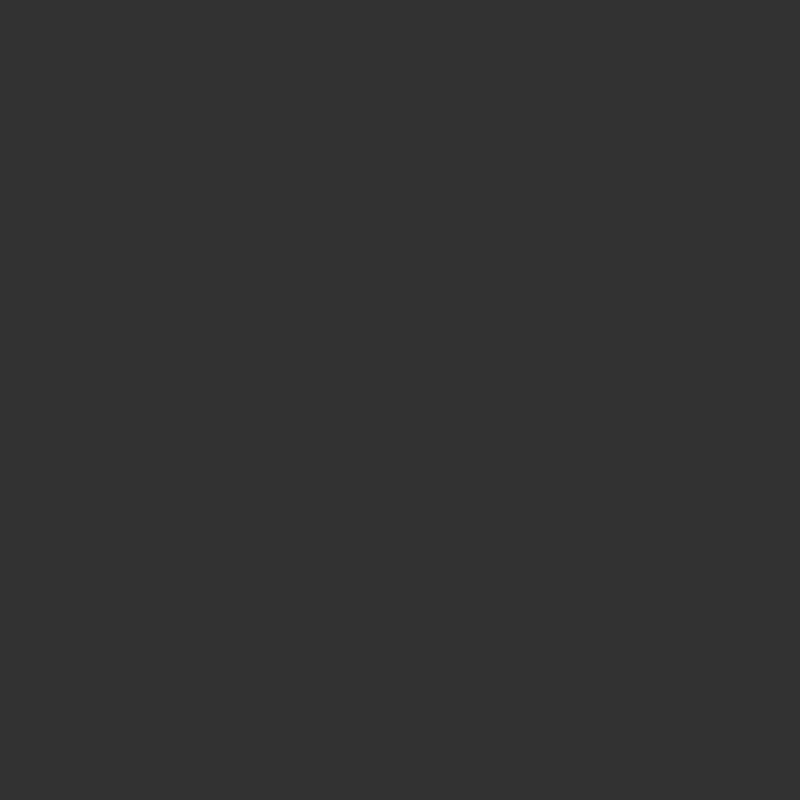
Frame 1 (no input)
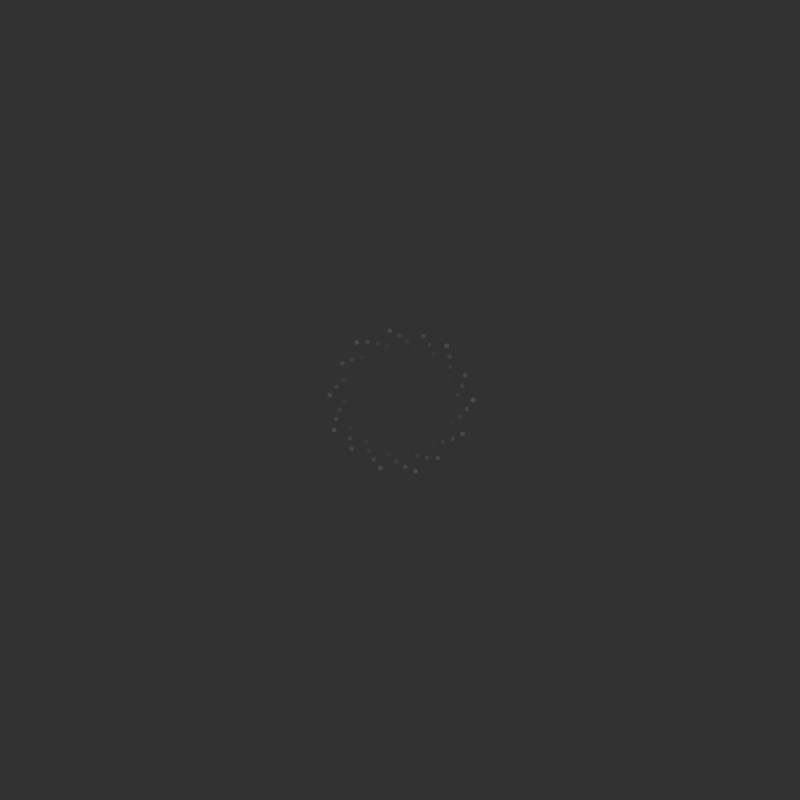
Frame 60 (the mouse pressed at the canvas centre just before this capture)
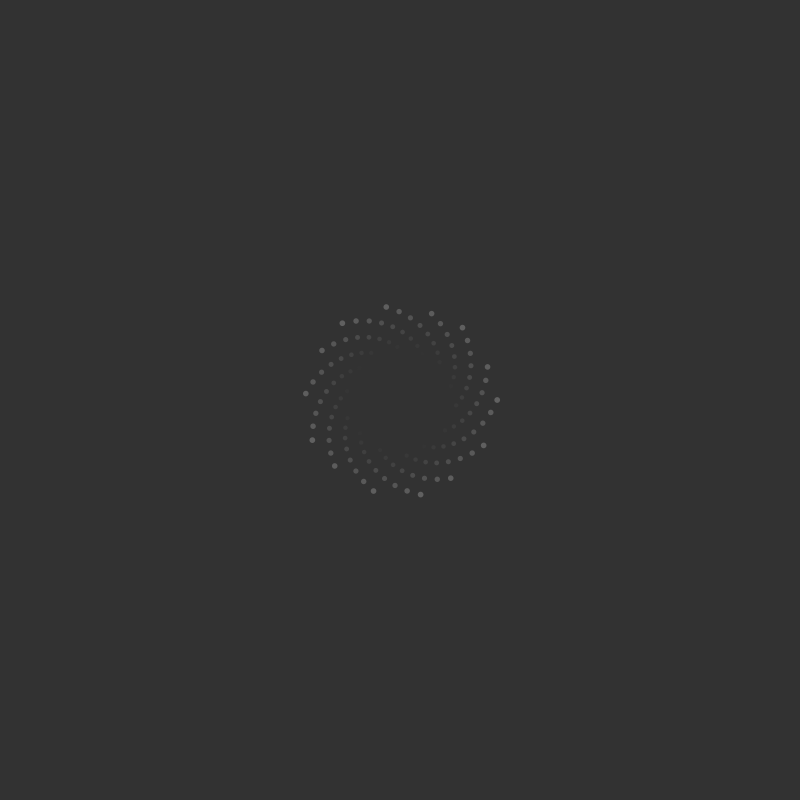
Frame 120 (the mouse held since frame 60 and released just before this capture)

The Processing sketch that drew these frames (run headless with seeded random() and noise(); from frame 60 on, the mouse is pressed at the canvas centre):

// Processing sketch: draw3_C
// ── draw3_C.pde
int count = 0;
int ballnum = 1000;//ballは1000個に限定
PVector cen;
float size;
//極座標で点の位置を決める
float dist[];//中心からの距離
float ang[];//中心からの角度
float sizeArr[];

void setup() 
{
  size(800, 800);
  cen = new PVector();
  cen.x = width/2;
  cen.y = height/2;
  size = 4;//ball size

  dist = new float[ballnum];
  ang = new float[ballnum];  
  sizeArr = new float[ballnum];

  noStroke();
  // fill(255);
}

void draw() {
  background(50);

  //ボールを一個ずつ配置していくので、
  //count番目のボールを中央付近に配置するところから始まる

  //配置位置を決める角度と距離
  float angle = 10;
  //float angle = 137.5;//黄金比に関連のある角度

  //配置当初の距離と角度（角度はこの後も不変）
  dist[count]=50;
  ang[count]=angle*count;
  sizeArr[count] = size;

  float theta = 137.5077641;

  //count番目以下のボールは既に配置されているので、
  //それらの位置の更新もしてあげます
  for (int i=0; i < count; i++)
  {
    //単純に円の極座標で、距離を少しずつ大きくしてます。
    //角度は変わっていません。
    // float x = dist[i] * cos(radians(ang[i]));
    // float y = dist[i] * sin(radians(ang[i]));
    float x = dist[i] * cos(theta/180*ang[i]);
    float y = dist[i] * sin(theta/180*ang[i]);
    
    fill(dist[i]);
    ellipse(x+cen.x, y+cen.y, sizeArr[i], sizeArr[i]);
    dist[i] += 0.4f;//これでちょっとずつ外側に移動する
    sizeArr[i] += 0.015f;
  }

  //次のdraw()の処理でcount+1番目のボールを配置するため
  //countを一つ足す。
  count++;

  //ボールは1000個しかないので、0～999番目までしかない。
  //countが1000になったら、0に戻してエラーを回避します。
  if (count>=ballnum)count=0;
}
